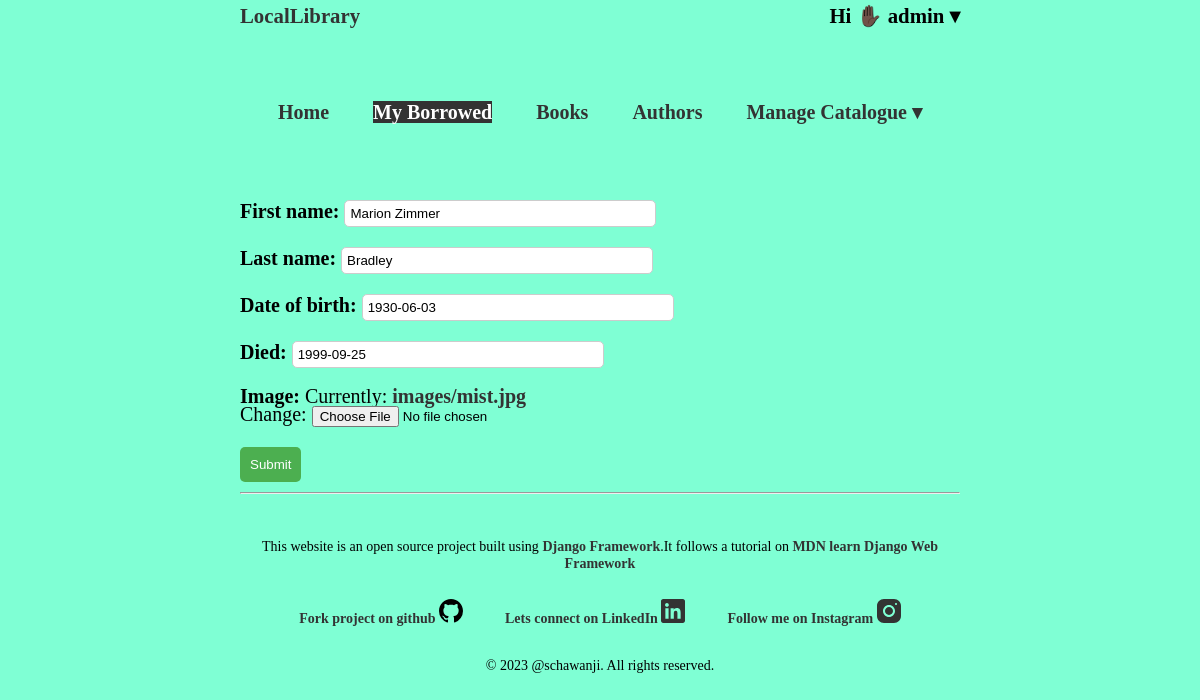
Page /catalog/author/update/8 (signed in) on the committed database.
### catalog/models.py (models this page shows, shortened)
class Author(models.Model):
    first_name = models.CharField(max_length=100)
    last_name = models.CharField(max_length=100)
    date_of_birth = models.DateField(null=True, blank=True)
    date_of_death = models.DateField('Died', null=True, blank=True)
    image = models.ImageField(upload_to='images/',null=True)
    class Meta:
        ordering = ['last_name']

### catalog/views.py (the view)
# urls.py: path('author/update/<int:pk>', views.AuthorFormUpdate.as_view(),name='author-update'),
class AuthorFormUpdate(LoginRequiredMixin,PermissionRequiredMixin,UpdateView):
    model = models.Author
    template_name='catalog/authour_form_create.html'
    permission_required = 'catalog.can_mark_returned'
    fields=['first_name','last_name','date_of_birth','date_of_death','image']

### catalog/templates/catalog/authour_form_create.html (shortened to what this page needs)
{% extends 'base.html' %}
{% block content %}
<form action="" method="post" enctype="multipart/form-data">
{{ form.as_p }}
<input type="submit" value="Submit">
</form>
{% endblock %}

### catalog/templates/base.html (shortened to what this page needs)
<!DOCTYPE html>
<html lang="en">
<head>
  {% load static %}
  <link rel="stylesheet" href="{% static 'css/style.css'%}">
</head>
<body>
  <header>
    <nav class="navbar">
      <ul class="logo">
        <li><a href="{% url 'home' %}">LocalLibrary</a> </li>
        {% if user.is_authenticated %}
        <li class="dropdown">
          <div class="welcome-message">Hi ✋🏿 <strong>{{ user.get_username }} &#9662;</strong></div>
        </li>
      </ul>
      <div class="menu" id="menu">
        <ul class="menu-items">
          <li><a href="{% url 'home' %}">Home</a></li>
          <li><a href="{% url 'my-borrowed' %}" class="active">My Borrowed</a></li>
          <li><a href="{% url 'books' %}">Books</a></li>
          <li><a href="{% url 'authors' %}">Authors</a></li>
          {% if perms.catalog.can_mark_returned %}
          <li class="dropdown">
            <a href="#" class="dropdown-toggle" onclick="toggleDropdown(event)">Manage Catalogue &#9662;</a>
          </li>
          {% endif %}
        </ul>
      </div>
    </nav>
    {% else %}
    <li><a href="{% url 'login' %}?next={{ request.path }}">Login</a>/<a href="{% url 'signup'%}">Register</a></li>
    </ul>
    {% endif %}
  </header>
  <main>
    {% block content %}{% endblock %}
  </main>
  <hr>
  <footer>
    <div class="footer-content">
      <p>This website is an open source project built using <a href="https://www.djangoproject.com/">Django
          Framework</a>.It follows a tutorial on <a
          href="https://developer.mozilla.org/en-US/docs/Learn/Server-side/Django/Introduction">MDN learn Django Web
          Framework</a> </p>
      <ul class="footer-links">
        <li>
          <a href="https://github.com/schawanji/locallibrary">Fork project on github
          </a>
        </li>
        <li>
          <a href="https://www.linkedin.com/in/schawanji/">Lets connect on LinkedIn
          </a>
        </li>
        <li>
          <a href="https://www.instagram.com/schawanji/">Follow me on Instagram
            </a>
        </li>
      </ul>
      <p>&copy; 2023 @schawanji. All rights reserved.</p>
    </div>
  </footer>
</body>
</html>

### catalog/static/css/style.css (style rules this page uses)
body { background-color: aquamarine; margin: 0 auto; width: 60%; line-height: 1.1rem; font-size:20px; box-sizing: border-box; }
ul { list-style: none; padding: 0; margin: 0; line-height: 1rem; }
li { list-style: none; padding-top: 0.5rem; line-height: 1rem; }
a { text-decoration: none; color: #333; font-weight: 700; }
a.active { background-color: #333; color: #fff; }
.menu { padding: 1rem; margin-bottom: 3rem; }
nav ul { list-style-type: none; margin: 0; padding: 0; display: flex; justify-content: space-around; }
nav li { position: relative; }
.logo { list-style: none; display: flex; justify-content: space-between; font-size: 1.3rem; margin-bottom: 3rem; font-weight: 700; position: relative; }
.menu li { padding: 1rem; }
.menu a { text-decoration: none; }
label { font-weight: bold; margin-bottom: 0.5rem; }
input[type="text"], input[type="password"] { padding: 5px; border: 1px solid #ccc; border-radius: 5px; width: 300px; }
input[type="submit"] { padding: 10px; background-color: #4CAF50; color: white; border: none; border-radius: 5px; cursor: pointer; }
footer { padding: 20px; text-align: center; }
.footer-content { max-width: 800px; margin: 0 auto; }
.footer-content p { margin-bottom: 10px; font-size: 14px; }
.footer-links { list-style-type: none; padding: 0; margin: 0; display: flex; justify-content: center; gap: 10px; font-size: 14px; }
.footer-links li { padding: 1rem; }
.footer-links li a { color: #333; text-decoration: none; }

### rows in the picture
Author: first_name "Marion Zimmer", last_name "Bradley", date_of_birth "1930-06-03", date_of_death "1999-09-25"

### other values in the picture
{{ user.get_username }} "admin"
